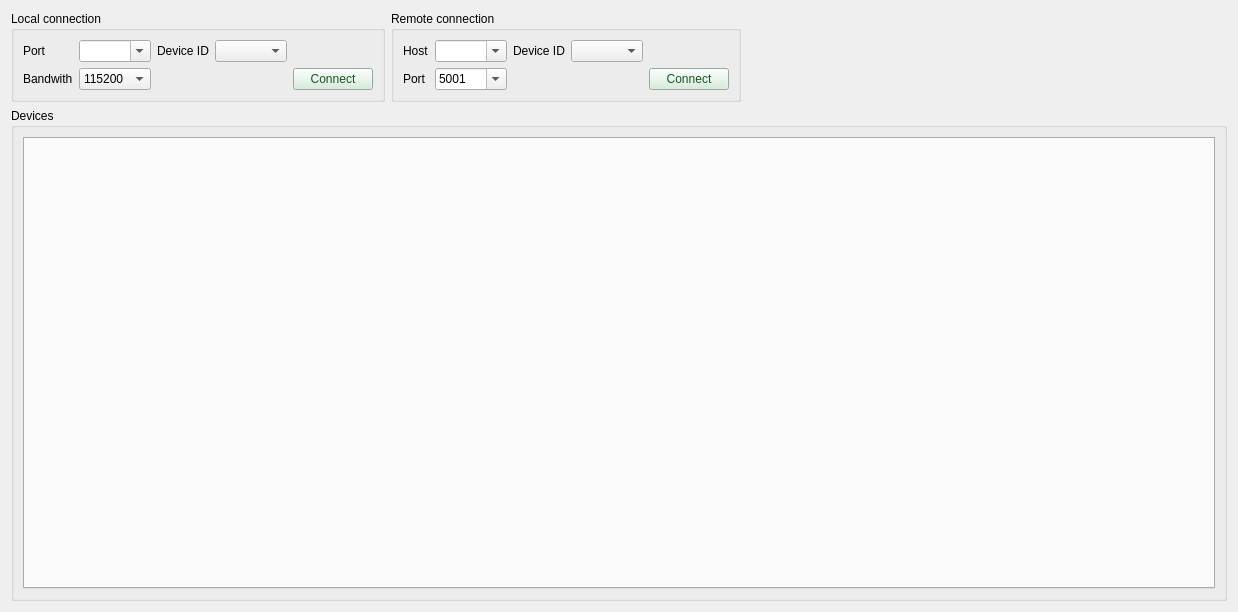
<?xml version="1.0" encoding="UTF-8"?>
<ui version="4.0">
 <class>MainWindow</class>
 <widget class="QWidget" name="MainWindow">
  <property name="geometry">
   <rect>
    <x>0</x>
    <y>0</y>
    <width>1238</width>
    <height>612</height>
   </rect>
  </property>
  <property name="windowTitle">
   <string>Form</string>
  </property>
  <layout class="QVBoxLayout" name="verticalLayout_2" stretch="0,1,0">
   <item>
    <layout class="QHBoxLayout" name="horizontalLayout">
     <item>
      <widget class="QGroupBox" name="groupBox">
       <property name="sizePolicy">
        <sizepolicy hsizetype="Preferred" vsizetype="Fixed">
         <horstretch>0</horstretch>
         <verstretch>0</verstretch>
        </sizepolicy>
       </property>
       <property name="title">
        <string>Local connection</string>
       </property>
       <layout class="QGridLayout" name="gridLayout">
        <item row="0" column="0">
         <widget class="QLabel" name="label">
          <property name="text">
           <string>Port</string>
          </property>
         </widget>
        </item>
        <item row="0" column="4">
         <widget class="QLabel" name="label_5">
          <property name="text">
           <string>Device ID</string>
          </property>
         </widget>
        </item>
        <item row="1" column="1">
         <widget class="QComboBox" name="baudrate_select">
          <item>
           <property name="text">
            <string>115200</string>
           </property>
          </item>
          <item>
           <property name="text">
            <string>57600</string>
           </property>
          </item>
          <item>
           <property name="text">
            <string>38400</string>
           </property>
          </item>
          <item>
           <property name="text">
            <string>19200</string>
           </property>
          </item>
          <item>
           <property name="text">
            <string>9600</string>
           </property>
          </item>
         </widget>
        </item>
        <item row="1" column="0">
         <widget class="QLabel" name="label_2">
          <property name="text">
           <string>Bandwith</string>
          </property>
         </widget>
        </item>
        <item row="0" column="1">
         <widget class="QComboBox" name="port_select">
          <property name="editable">
           <bool>true</bool>
          </property>
         </widget>
        </item>
        <item row="1" column="6">
         <widget class="QPushButton" name="local_btn">
          <property name="text">
           <string>Connect</string>
          </property>
          <property name="styleSheet">
           <string>background-color: #d4edda; color: #155724;</string>
          </property>
         </widget>
        </item>
        <item row="0" column="5">
         <widget class="QComboBox" name="local_select"/>
        </item>
       </layout>
      </widget>
     </item>
     <item>
      <widget class="QGroupBox" name="groupBox_2">
       <property name="sizePolicy">
        <sizepolicy hsizetype="Preferred" vsizetype="Fixed">
         <horstretch>0</horstretch>
         <verstretch>0</verstretch>
        </sizepolicy>
       </property>
       <property name="title">
        <string>Remote connection</string>
       </property>
       <layout class="QGridLayout" name="gridLayout_2">
        <item row="0" column="2">
         <widget class="QLabel" name="label_8">
          <property name="text">
           <string>Device ID</string>
          </property>
         </widget>
        </item>
        <item row="0" column="0">
         <widget class="QLabel" name="label_6">
          <property name="text">
           <string>Host</string>
          </property>
         </widget>
        </item>
        <item row="0" column="3">
         <widget class="QComboBox" name="remote_select"/>
        </item>
        <item row="1" column="0">
         <widget class="QLabel" name="label_7">
          <property name="text">
           <string>Port</string>
          </property>
         </widget>
        </item>
        <item row="1" column="4">
         <widget class="QPushButton" name="remote_btn">
          <property name="text">
           <string>Connect</string>
          </property>
          <property name="styleSheet">
           <string>background-color: #d4edda; color: #155724;</string>
          </property>
         </widget>
        </item>
        <item row="0" column="1">
         <widget class="QComboBox" name="host_select">
          <property name="editable">
           <bool>true</bool>
          </property>
         </widget>
        </item>
        <item row="1" column="1">
         <widget class="QComboBox" name="remote_port_select">
          <property name="editable">
           <bool>true</bool>
          </property>
          <item>
           <property name="text">
            <string>5001</string>
           </property>
          </item>
          <item>
           <property name="text">
            <string>5002</string>
           </property>
          </item>
         </widget>
        </item>
       </layout>
      </widget>
     </item>
     <item>
      <spacer name="horizontalSpacer">
       <property name="orientation">
        <enum>Qt::Orientation::Horizontal</enum>
       </property>
       <property name="sizeHint" stdset="0">
        <size>
         <width>40</width>
         <height>20</height>
        </size>
       </property>
      </spacer>
     </item>
    </layout>
   </item>
   <item>
    <widget class="QGroupBox" name="devices_group">
     <property name="enabled">
      <bool>true</bool>
     </property>
     <property name="title">
      <string>Devices</string>
     </property>
     <property name="flat">
      <bool>false</bool>
     </property>
     <layout class="QVBoxLayout" name="verticalLayout">
      <item>
       <widget class="QTabWidget" name="device_tabs">
        <property name="tabPosition">
         <enum>QTabWidget::TabPosition::West</enum>
        </property>
       </widget>
      </item>
     </layout>
    </widget>
   </item>
   <item>
    <spacer name="verticalSpacer">
     <property name="orientation">
      <enum>Qt::Orientation::Vertical</enum>
     </property>
     <property name="sizeHint" stdset="0">
      <size>
       <width>0</width>
       <height>0</height>
      </size>
     </property>
    </spacer>
   </item>
  </layout>
 </widget>
 <resources/>
 <connections/>
</ui>
